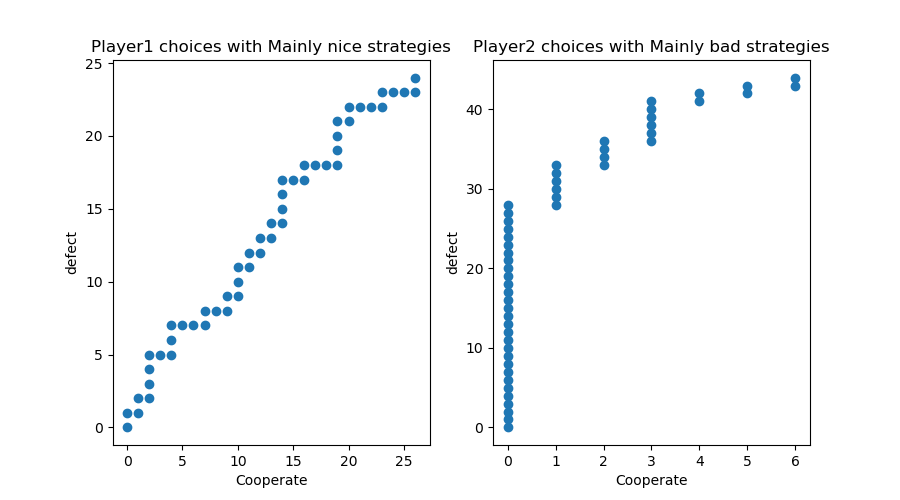

Recreate this plot in Python.
import numpy as np
from random import choices

#Definition of the players

class player:
    
    k = 0
    r = 0
    move = np.array([0, 0]).reshape((2,1))
    
    def __init__(self, strategies):
        self.strategies = strategies
        
    def get_k(self):
        return self.k
    
    def get_strategies(self):
        return self.strategies
    
    def get_move(self):
        return self.move
    
    def get_r(self):
        return self.r
    
    def set_move(self, next_move):
        self.move = np.append(self.move, next_move, axis = 1)
    
    def set_k(self, p):
        self.k = p
        
# Have I to add every time the rewards? or only store the final rewards?
    def set_r(self, h):
        self.r = self.r + h


# Functions

def matrix(R, S, T, P):
    M = np.zeros((2,2))
    M[0,0] = R
    M[0,1] = S
    M[1,0] = T
    M[1,1] = P
    return M

def IPD(player1, player2, M, iter_count):
    
    if iter_count == 0:
        return 

    elif iter_count > 0:
        
        # Computing the u1 and u2 vectors and calculating the rewards for each player
        u1 = chose_strategies(player1, player2)
        u2 = chose_strategies(player2, player1)
        r1 = np.dot(np.dot(u1.T, M), u2)
        r2 = np.dot(np.dot(u2.T, M), u1)
        
        # Storing the rewards
        player1.set_r(int(r1))
        player2.set_r(int(r2))
        
        # Storing the choice
        player1.set_move(u1)
        player2.set_move(u2)
        
        return IPD(player1, player2, M, iter_count-1)

    
# Select the strategies of the player

def chose_strategies(player, opponent):
    
    if player.get_strategies() == "Nice guy":
        return nice_guy()
 
    elif player.get_strategies() == "Bad guy":
        return bad_guy()
        
    elif player.get_strategies() == "Mainly nice":
        return mainly_nice(player.get_k())
    
    elif player.get_strategies() == "Mainly bad":
        return mainly_bad(player.get_k())
        
    elif player.get_strategies() == "Tit-for-tat":
        return tit_for_tat(opponent.get_move())
    else:
        print("Wrong name strategies")
    
# Strategies definitions
        
def nice_guy():
    
    uc = np.array([1,0]).reshape((2,1))
    return uc


def bad_guy():
    
    ud = np.array([0,1]).reshape((2,1))
    return ud


def mainly_nice(k):
    
    uc = np.array([1,0]).reshape((2,1))
    ud = np.array([0,1]).reshape((2,1))
    move = [1, -1]
    prob = [1-k, k]
    value = choices(move, prob) #choices returns a list, find a better way
    if value == [1]:
        return uc
    
    elif value == [-1]:
        return ud

    
def mainly_bad(k):
    
    uc = np.array([1,0]).reshape((2,1))
    ud = np.array([0,1]).reshape((2,1))
    move = [1, -1]
    prob = [1-k, k]
    value = choices(move, prob)
    if value == [1]:
        return uc
    
    elif value == [-1]:
        return ud

    
def tit_for_tat(move):
    
    uc = np.array([1,0]).reshape((2,1))
    ud = np.array([0,1]).reshape((2,1))
    
    if move.shape[1] == 1:
        return uc
    
    last_move = move[:,-1].reshape((2,1))
    if last_move[0] == 1:
        return uc
    
    elif last_move[1] == 1:
        return ud
        

# MAIN

#"Tit-for-tat"
# "Mainly bad"
# "Bad guy"
# K is the probability of being randomly DEFECT for each case, mainly bad and mainly nice

uc = np.array([1,0]).reshape((2,1))
ud = np.array([0,1]).reshape((2,1))

M = matrix(2,0,3,1)
max_iter = 50
player1 = player("Mainly nice")
player1.set_k(0.4)
player2 = player("Mainly bad") # you have to set k if you adopt mainly..
player2.set_k(0.8)

a = IPD(player1, player2, M, max_iter)
print("player1 reward: ", player1.get_r())
print("player2 reward: ", player2.get_r())


# Plot the results player1 and player2
# X is uc, Y is ud

import matplotlib.pyplot as plt

def create_path(player):
    sample = player.get_move()
    path = np.zeros(sample.shape)
    path[:,1] = sample[:,1]
    n = sample.shape[1]

    for i in range (2,n):
        path[:,i] = np.sum(sample[:,1:i+1], axis = 1)
        
    return path

def plot_results(player, ax, x, y, n):
    s = "Player"+str(n)+" choices with "+ str(player.get_strategies()) + " strategies"
    ax.set_title(s)
    ax.set_ylabel("defect")
    ax.set_xlabel("Cooperate")
    ax.scatter(x, y)

points1 = create_path(player1)
x1 = points1[0,:]
y1 = points1[1,:]

points2 = create_path(player2)
x2 = points2[0,:]
y2 = points2[1,:]

fig, (ax1, ax2) = plt.subplots(nrows=1, ncols = 2, figsize=(9,5))



plot_results(player1, ax1, x1, y1, 1)
plot_results(player2, ax2, x2, y2, 2)
fig.savefig("IDP_00.png")
